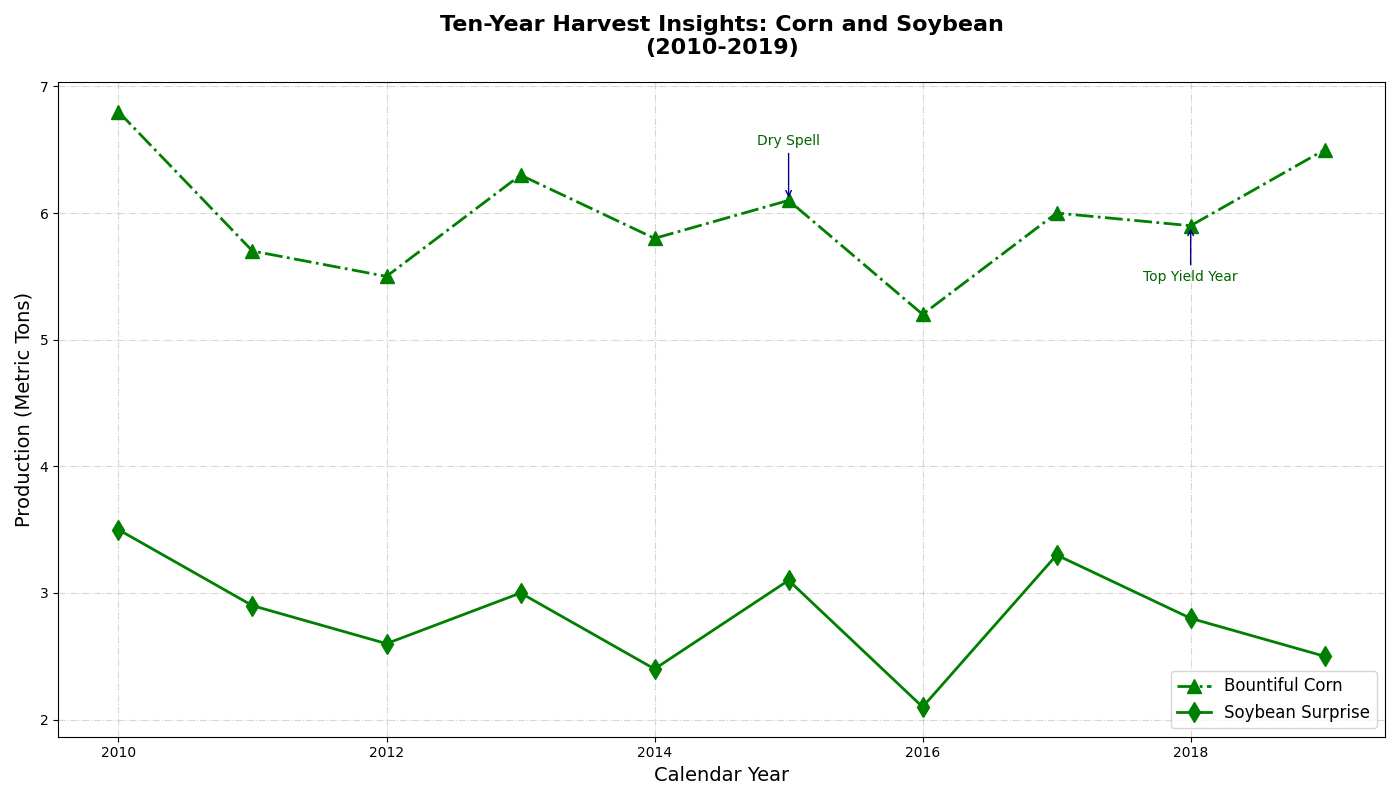

Source code (Python):
import matplotlib.pyplot as plt
import numpy as np

years = np.arange(2010, 2020)
corn_yield = np.array([6.8, 5.7, 5.5, 6.3, 5.8, 6.1, 5.2, 6.0, 5.9, 6.5])
soybean_yield = np.array([3.5, 2.9, 2.6, 3.0, 2.4, 3.1, 2.1, 3.3, 2.8, 2.5])

fig, ax1 = plt.subplots(figsize=(14, 8))

# Applying a single color to both data groups
common_color = 'green'

ax1.plot(years, corn_yield, color=common_color, linestyle='-.', marker='^', linewidth=2, markersize=10, label='Bountiful Corn')
ax1.plot(years, soybean_yield, color=common_color, linestyle='-', marker='d', linewidth=2, markersize=10, label='Soybean Surprise')

annotations = {
    2015: ('Dry Spell', (0, 40)),
    2018: ('Top Yield Year', (0, -40))
}

for year, (text, offset) in annotations.items():
    index = np.where(years == year)[0][0]
    ax1.annotate(
        text, 
        (years[index], corn_yield[index]), 
        xytext=offset, 
        textcoords='offset points', 
        arrowprops=dict(arrowstyle='->', color='darkblue'),
        ha='center', fontsize=10, color='darkgreen'
    )

ax1.set_title("Ten-Year Harvest Insights: Corn and Soybean\n(2010-2019)", fontsize=16, fontweight='bold', pad=20)
ax1.set_xlabel("Calendar Year", fontsize=14)
ax1.set_ylabel("Production (Metric Tons)", fontsize=14)

lines = ax1.get_lines()
labels = [l.get_label() for l in lines]
ax1.legend(lines, labels, loc='lower right', fontsize=12)

ax1.grid(True, linestyle='-.', alpha=0.5)

plt.tight_layout()
plt.show()
